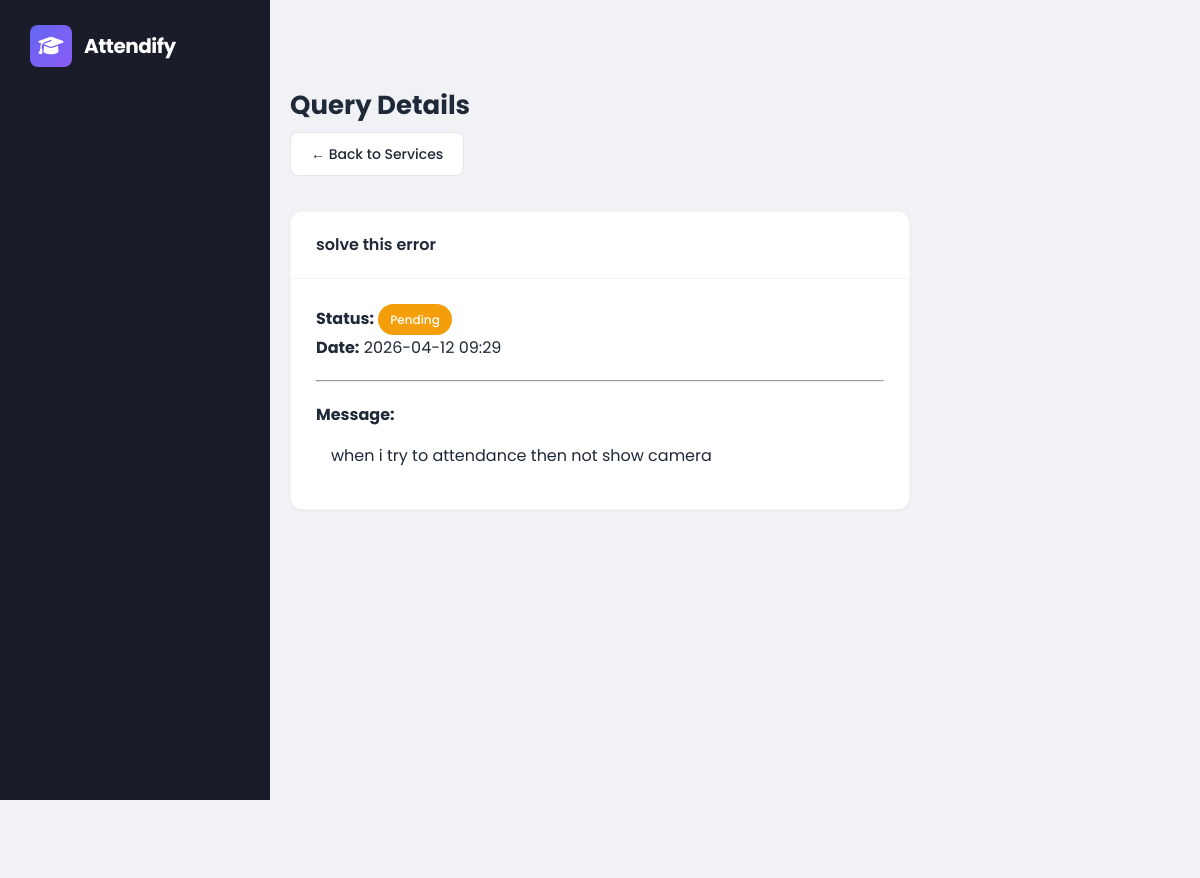
Screenshot of /query/1 (signed in) with the database file from the repository.
### tables this page shows
CREATE TABLE queries (
            id INTEGER PRIMARY KEY AUTOINCREMENT,
            user_id INTEGER,
            subject TEXT,
            message TEXT,
            status TEXT DEFAULT 'pending',
            created_at TEXT
        );

### app.py (the view)
@app.route("/query/<int:qid>")
def view_query(qid):
    if "user_id" not in session:
        return redirect("/")
    conn = sqlite3.connect("attendance.db", timeout=10)
    cursor = conn.cursor()
    cursor.execute("SELECT id, subject, message, status, created_at FROM queries WHERE id=?", (qid,))
    query = cursor.fetchone()
    conn.close()
    if query:
        return render_template("view_query.html", query=query)
    return redirect("/services")

### templates/view_query.html (shortened to what this page needs)
<!DOCTYPE html>
<html lang="en">
<head>
    <link rel="stylesheet" href="{{ url_for('static', filename='css/style.css') }}">
    <link rel="stylesheet" href="https://cdnjs.cloudflare.com/ajax/libs/font-awesome/6.4.0/css/all.min.css">
</head>
<body>
<div class="app">
    <div class="sidebar">
        <div class="logo-area">
            <div class="icon"><i class="fas fa-graduation-cap"></i></div>
            <h1>Attendify</h1>
        </div>
    </div>
    <div class="main" style="margin: 0; max-width: 700px; margin: 50px auto;">
        <div class="page-header">
            <h2>Query Details</h2>
            <a href="/services" class="btn btn-secondary">&larr; Back to Services</a>
        </div>
        <div class="content-card">
            <div class="card-header">
                <h3>{{ query[1] }}</h3>
            </div>
            <div class="card-body">
                <p><strong>Status:</strong>
                    {% if query[3] == 'pending' %}
                    <span class="status-badge" style="background: var(--warning); color: white;">Pending</span>
                    {% else %}
                    <span class="status-badge" style="background: var(--success); color: white;">Resolved</span>
                    {% endif %}
                </p>
                <p><strong>Date:</strong> {{ query[4] }}</p>
                <hr style="margin: 20px 0;">
                <p><strong>Message:</strong></p>
                <div style="background: var(--light); padding: 15px; border-radius: 8px; white-space: pre-wrap;">{{ query[2] }}</div>
            </div>
        </div>
    </div>
</div>
</body>
</html>

### static/css/style.css (style rules this page uses)
:root { --bg-main: #f0f2f5; --bg-sidebar: #1a1d29; --card-bg: #ffffff; --primary: #6366f1; --primary-hover: #4f46e5; --primary-light: #e0e7ff; --dark: #1f2937; --dark-secondary: #374151; --muted: #6b7280; --border: #e5e7eb; --border-light: #f3f4f6; --success: #10b981; --success-light: #d1fae5; --danger: #ef4444; --danger-light: #fee2e2; --warning: #f59e0b; --warning-light: #fef3c7; --shadow-sm: 0 1px 2px rgba(0,0,0,0.05); --shadow-md: 0 4px 6px rgba(0,0,0,0.07); --shadow-lg: 0 10px 25px rgba(0,0,0,0.1); --radius-sm: 8px; --radius-md: 12px; --radius-lg: 16px; }
* { margin: 0; padding: 0; box-sizing: border-box; }
body { font-family: 'Poppins', sans-serif; background: var(--bg-main); color: var(--dark); line-height: 1.6; }
.app { display: flex; min-height: 100vh; }
.sidebar { width: 270px; background: var(--bg-sidebar); color: white; padding: 25px 20px; display: flex; flex-direction: column; position: fixed; height: 100vh; }
.sidebar .logo-area { display: flex; align-items: center; gap: 12px; margin-bottom: 45px; padding: 0 10px; }
.sidebar .logo-area .icon { width: 42px; height: 42px; background: linear-gradient(135deg, var(--primary), #8b5cf6); border-radius: var(--radius-sm); display: flex; align-items: center; justify-content: center; font-size: 20px; }
.sidebar .logo-area h1 { font-size: 20px; font-weight: 700; letter-spacing: -0.5px; }
.main { flex: 1; margin-left: 270px; padding: 35px 40px; background: var(--bg-main); min-height: 100vh; }
.page-header { margin-bottom: 35px; }
.page-header h2 { font-size: 26px; font-weight: 700; color: var(--dark); margin-bottom: 5px; }
.content-card { background: var(--card-bg); border-radius: var(--radius-md); box-shadow: var(--shadow-sm); border: 1px solid var(--border-light); overflow: hidden; }
.card-header { padding: 20px 25px; border-bottom: 1px solid var(--border-light); display: flex; justify-content: space-between; align-items: center; }
.card-header h3 { font-size: 16px; font-weight: 600; color: var(--dark); }
.card-body { padding: 25px; }
.btn { display: inline-flex; align-items: center; gap: 8px; padding: 10px 20px; border-radius: var(--radius-sm); font-size: 14px; font-weight: 500; cursor: pointer; transition: all 0.2s ease; text-decoration: none; border: none; }
.btn-secondary { background: white; color: var(--dark); border: 1px solid var(--border); }
.status-badge { display: inline-flex; align-items: center; gap: 6px; padding: 6px 12px; border-radius: 20px; font-size: 12px; font-weight: 500; }

### rows the page displays
queries: subject "solve this error", created_at "2026-04-12 09:29", message "when i try to attendance then not show camera"
